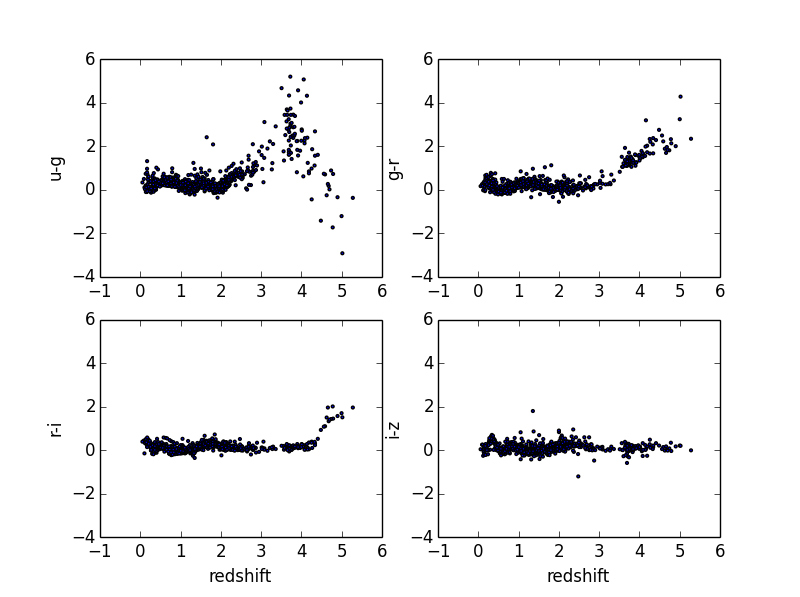

The Python source for this figure:
# -*- coding: utf-8 -*-
"""
Created on Thu May 15 23:32:03 2014

@author: rahul.poruri
"""

import matplotlib.pyplot as plt

fin = open("table2.dat","r")
lines = fin.readlines()

redshift = []
u, g, r, i, z = [], [], [], [], []
u_g, g_r, r_i, i_z = [], [], [], []

for j in xrange(1,len(lines)):
    tmp = lines[j][31:36]
    redshift.append(float(tmp))  
    tmp = lines[j][66:71]
    u.append(float(tmp))
    tmp = lines[j][78:83]
    g.append(float(tmp))
    tmp = lines[j][90:95]
    r.append(float(tmp))
    tmp = lines[j][101:107]
    i.append(float(tmp))
    tmp = lines[j][114:119]
    z.append(float(tmp))

for j in xrange(len(u)):
    tmp = u[j]-g[j]
    u_g.append(tmp)
    tmp = g[j]-r[j]
    g_r.append(tmp)
    tmp = r[j]-i[j]
    r_i.append(tmp)
    tmp = i[j]-z[j]
    i_z.append(tmp)

plt.hold(True)

subplot(221)
plt.ylim(-4,6)
plt.scatter(redshift, u_g, s=4)
plt.ylabel('u-g')

subplot(222)
plt.ylim(-4,6)
plt.scatter(redshift, g_r, s=4)
plt.ylabel('g-r')

subplot(223)
plt.ylim(-4,6)
plt.scatter(redshift, r_i, s=4)
plt.ylabel('r-i')
plt.xlabel('redshift')

subplot(224)
plt.ylim(-4,6)
plt.scatter(redshift, i_z, s=4)
plt.ylabel('i-z')
plt.xlabel('redshift')

plt.show()
